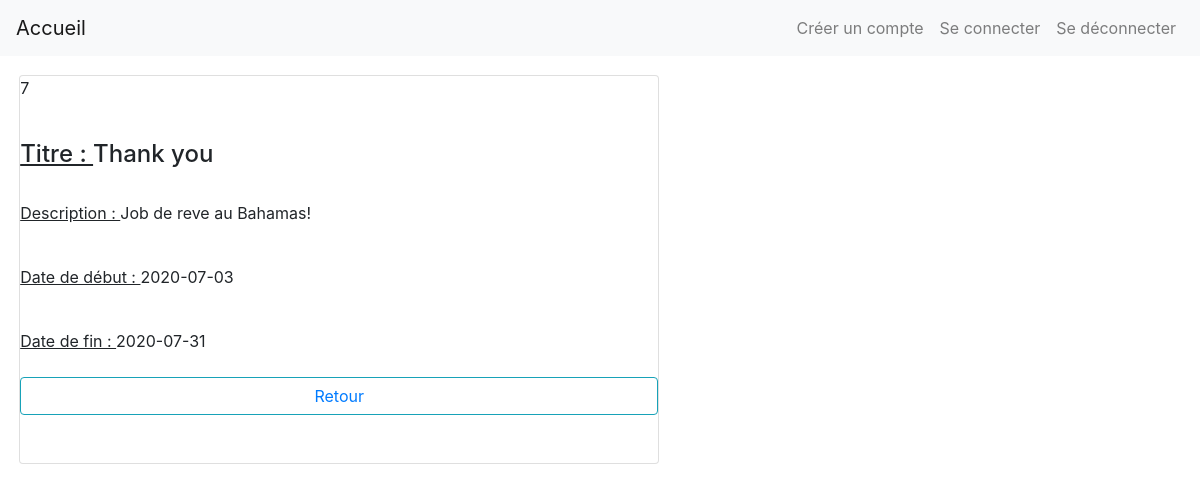
Screenshot of /cvamelie/detailExperience.php?id=7 with the database file from the repository.
### tables this page shows
CREATE TABLE IF NOT EXISTS `experience` (
  `id` int(11) NOT NULL AUTO_INCREMENT,
  `titre` varchar(250) NOT NULL,
  `description` text NOT NULL,
  `date_debut` date NOT NULL,
  `date_fin` date DEFAULT NULL,
  PRIMARY KEY (`id`),
  UNIQUE KEY `experience_id_uindex` (`id`)
);

### cvamelie/detailExperience.php (the view, shortened to what this page needs)
<?php require_once ('includes.php');?>
 <!DOCTYPE html>
 <html lang="en">
 <head>
     <link rel="stylesheet" href="styles.css">
     <link rel="stylesheet" href="https://stackpath.bootstrapcdn.com/bootstrap/4.5.0/css/bootstrap.min.css">
 </head>
 <body>
<?php
$res = $pdo->prepare('SELECT * FROM experience WHERE id = :id');
$res->execute(['id'=> $_GET['id']]);
$fetchRes = $res->fetch();
?>
<div class="card" style="width: 40rem ">
 <p><?php echo($fetchRes['id']) ?></p><br>
 <h4><u>Titre : </u> <?php echo($fetchRes['titre']) ?></h4><br>
 <p><u>Description : </u> <?php echo($fetchRes['description']) ?></p><br>
 <p><u>Date de début : </u> <?php echo($fetchRes['date_debut']) ?></p><br>
 <div><u>Date de fin  : </u> <?php echo($fetchRes['date_fin']) ?></div><br>
 <button class="btn btn-outline-info"><a title="retour" href="homepage.php">Retour</a></button><br><br>
 </div>
</body>
</html>

### cvamelie/styles.css (style rules this page uses)
.card { margin: 1.2rem; }

### rows the page displays
experience: id "7", titre "Thank you", description "Job de reve au Bahamas!", date_debut "2020-07-03", date_fin "2020-07-31"
